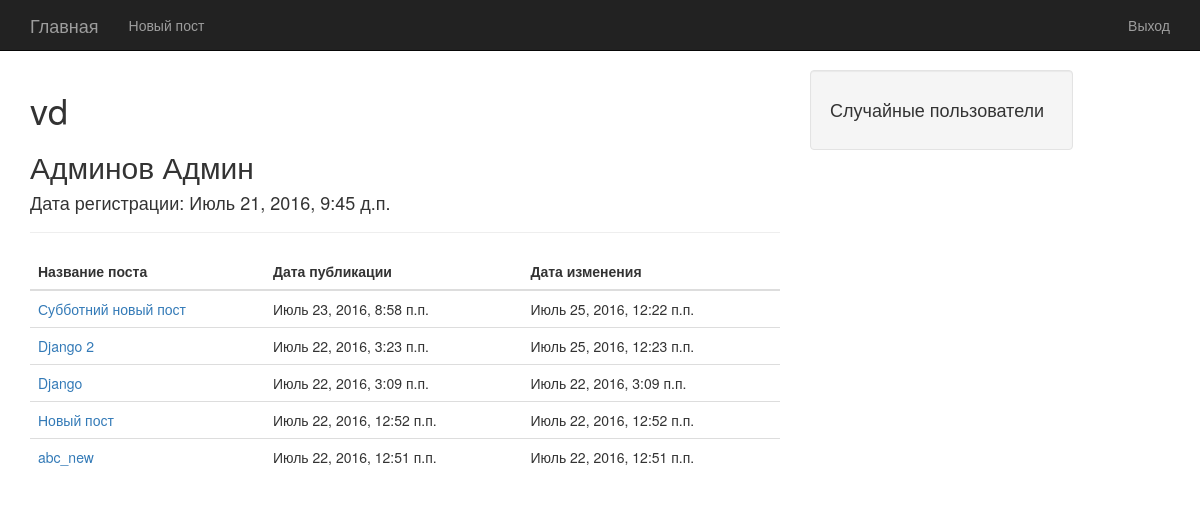
/user1/ (signed in), run on an earlier commit of the app's database.
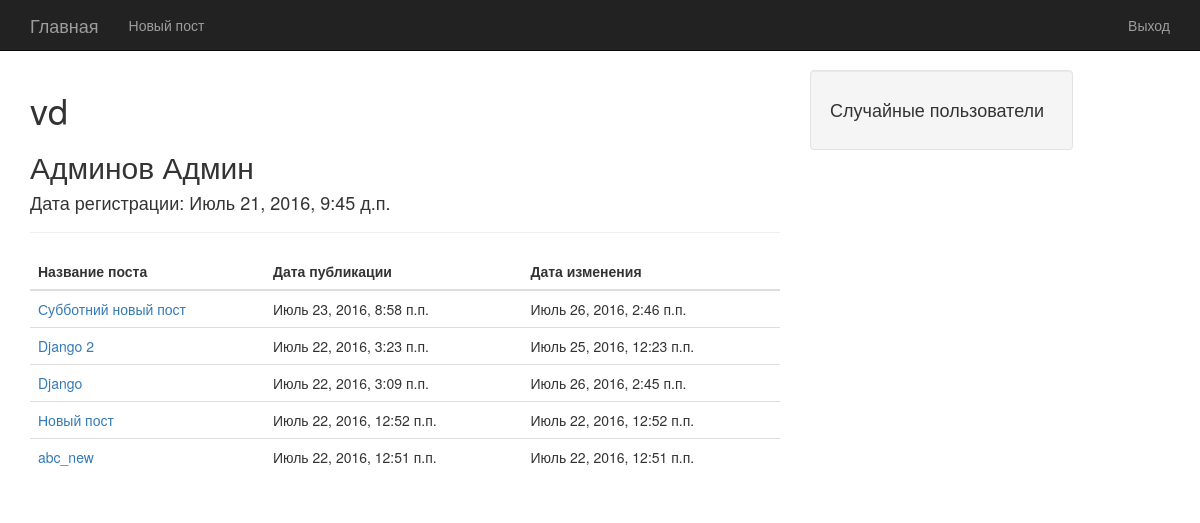
And on a later commit of the database.
### posts/models.py (models this page shows, shortened)
class Post(models.Model):
    title = models.CharField(max_length=150)
    content = models.TextField()
    image = models.ImageField(upload_to='images', blank=True)
    video = models.URLField(blank=True)
    created = models.DateTimeField(auto_now=False, auto_now_add=True)
    updated = models.DateTimeField(auto_now=True, auto_now_add=False)
    author = models.ForeignKey(User)
    class Meta:
        ordering = ['-created']
    def get_absolute_url(self):
        return reverse("post_detail", kwargs={"id": self.id})

### posts/views.py (the view)
# urls.py: url(r'^user(?P<id>\d+)/$', user_detail),
def user_detail(request, id=None):
    if not request.user.is_authenticated():
        return redirect('/login')
    user = get_object_or_404(User, id=id)
    posts = Post.objects.filter(author_id=id)
    context = {"user": user, "posts": posts}
    return render(request, "user.html", context)

### templates/user.html
{% extends "base.html" %}
{% block content %}
<h1>{{ user.username }}</h1>
    <h2>{{ user.last_name }} {{ user.first_name }}</h2>
    <h4>Дата регистрации: {{ user.date_joined }}</h4>
    <hr>
    {% if posts %}
    <div class="table">
        <table class="table table-hover ">
            <thead>
            <tr>
                <th class="header"> Название поста</th>
                <th class="header"> Дата публикации </th>
                <th class="header"> Дата изменения </th>
            </tr>
            </thead>
            <tbody>
            {% for post in posts %}
                <tr>
                    <td><a href="{{ post.get_absolute_url }}">{{ post.title }}</a></td>
                    <td>{{ post.created }}</td>
                    <td>{{ post.updated }}</td>
                </tr>
            {%  endfor %}
            </tbody>
        </table>
    </div>
    {% endif %}
{% endblock content %}

### templates/base.html (shortened to what this page needs)
{%  load staticfiles %}
<!DOCTYPE html>
<html lang="en">
<head>
    <link href='{% static "css/bootstrap.min.css" %}' rel="stylesheet">
    <link href='{% static "css/1-col-portfolio.css" %}' rel="stylesheet">
</head>
<body>
    <nav class="navbar navbar-inverse navbar-fixed-top" role="navigation">
        <div class="container">
            <div class="navbar-header">
                <a class="navbar-brand" href="../">Главная</a>
            </div>
            <div class="collapse navbar-collapse" id="bs-example-navbar-collapse-1">
                <ul class="nav navbar-nav">
                    <li>
                        <a href="../create">Новый пост</a>
                    </li>
                </ul>
                <ul class="nav navbar-nav navbar-right">
                    {% if request.user.is_authenticated %}
                        <li><a href="{% url 'auth_logout' %}">Выход</a></li>
                    {% else %}
                        <li><a href="{% url 'auth_login' %}">Войти</a></li>
                        <li><a href="{% url 'registration_register' %}">Регистрация</a></li>
                    {% endif %}
                </ul>
            </div>
        </div>
    </nav>
    <div class="container">
        <div class="row">
            <div class="col-md-8">
                {% block content %}
                {% endblock content %}
            </div>
        <div class="col-md-3">
            <div class="well">
                <h4>Случайные пользователи</h4>
            </div>
        </div>
        </div>
    </div>
</body>
</html>

### static/css/1-col-portfolio.css (style rules this page uses)
body { padding-top: 70px; }

What changed in the data, as far as the page shows it:
changed Post "Субботний новый пост": updated "Июль 25, 2016, 12:22 п.п." → "Июль 26, 2016, 2:46 п.п."
changed Post "Django": updated "Июль 22, 2016, 3:09 п.п." → "Июль 26, 2016, 2:45 п.п."
